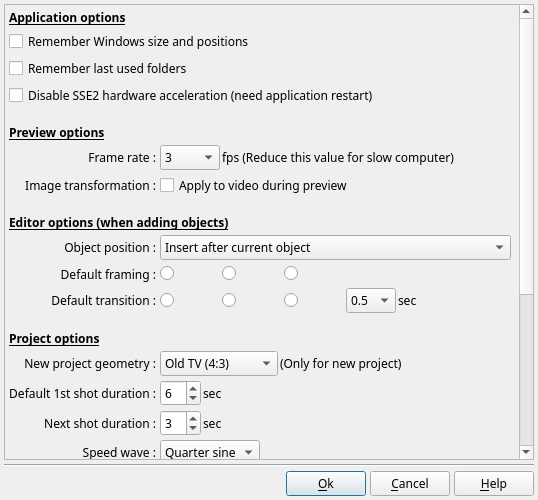
<?xml version="1.0" encoding="UTF-8"?>
<ui version="4.0">
 <class>DlgApplicationSettings</class>
 <widget class="QDialog" name="DlgApplicationSettings">
  <property name="geometry">
   <rect>
    <x>0</x>
    <y>0</y>
    <width>538</width>
    <height>500</height>
   </rect>
  </property>
  <property name="sizePolicy">
   <sizepolicy hsizetype="Preferred" vsizetype="Preferred">
    <horstretch>0</horstretch>
    <verstretch>0</verstretch>
   </sizepolicy>
  </property>
  <property name="minimumSize">
   <size>
    <width>500</width>
    <height>500</height>
   </size>
  </property>
  <property name="font">
   <font>
    <family>Sans Serif</family>
    <pointsize>9</pointsize>
   </font>
  </property>
  <property name="windowTitle">
   <string>Application settings</string>
  </property>
  <property name="modal">
   <bool>true</bool>
  </property>
  <layout class="QVBoxLayout" name="verticalLayout">
   <property name="spacing">
    <number>4</number>
   </property>
   <property name="sizeConstraint">
    <enum>QLayout::SetDefaultConstraint</enum>
   </property>
   <property name="margin">
    <number>4</number>
   </property>
   <item>
    <widget class="QScrollArea" name="scrollArea">
     <property name="frameShape">
      <enum>QFrame::StyledPanel</enum>
     </property>
     <property name="widgetResizable">
      <bool>true</bool>
     </property>
     <widget class="QWidget" name="scrollAreaWidgetContents">
      <property name="geometry">
       <rect>
        <x>0</x>
        <y>0</y>
        <width>512</width>
        <height>708</height>
       </rect>
      </property>
      <layout class="QGridLayout" name="gridLayout_2">
       <property name="margin">
        <number>4</number>
       </property>
       <property name="spacing">
        <number>4</number>
       </property>
       <item row="0" column="0" colspan="3">
        <widget class="QLabel" name="label_3">
         <property name="font">
          <font>
           <weight>75</weight>
           <bold>true</bold>
           <underline>true</underline>
          </font>
         </property>
         <property name="text">
          <string>Application options</string>
         </property>
        </widget>
       </item>
       <item row="1" column="0" colspan="2">
        <widget class="QCheckBox" name="RestoreWindowCH">
         <property name="text">
          <string>Remember Windows size and positions</string>
         </property>
        </widget>
       </item>
       <item row="2" column="0" colspan="2">
        <widget class="QCheckBox" name="RememberLastDirectoriesCH">
         <property name="text">
          <string>Remember last used folders</string>
         </property>
        </widget>
       </item>
       <item row="9" column="0">
        <widget class="QLabel" name="label_2">
         <property name="text">
          <string>Object position :</string>
         </property>
         <property name="alignment">
          <set>Qt::AlignRight|Qt::AlignTrailing|Qt::AlignVCenter</set>
         </property>
         <property name="buddy">
          <cstring>AppendObjectCB</cstring>
         </property>
        </widget>
       </item>
       <item row="10" column="0">
        <widget class="QLabel" name="label_7">
         <property name="text">
          <string>Default framing :</string>
         </property>
         <property name="alignment">
          <set>Qt::AlignRight|Qt::AlignTrailing|Qt::AlignVCenter</set>
         </property>
        </widget>
       </item>
       <item row="32" column="0">
        <spacer name="verticalSpacer">
         <property name="orientation">
          <enum>Qt::Vertical</enum>
         </property>
         <property name="sizeHint" stdset="0">
          <size>
           <width>20</width>
           <height>40</height>
          </size>
         </property>
        </spacer>
       </item>
       <item row="14" column="0" colspan="3">
        <widget class="QLabel" name="label_8">
         <property name="sizePolicy">
          <sizepolicy hsizetype="Preferred" vsizetype="Fixed">
           <horstretch>0</horstretch>
           <verstretch>0</verstretch>
          </sizepolicy>
         </property>
         <property name="minimumSize">
          <size>
           <width>0</width>
           <height>30</height>
          </size>
         </property>
         <property name="font">
          <font>
           <weight>75</weight>
           <bold>true</bold>
           <underline>true</underline>
          </font>
         </property>
         <property name="text">
          <string>Project options</string>
         </property>
         <property name="alignment">
          <set>Qt::AlignBottom|Qt::AlignLeading|Qt::AlignLeft</set>
         </property>
        </widget>
       </item>
       <item row="18" column="0">
        <widget class="QLabel" name="label_11">
         <property name="text">
          <string>Default 1st shot duration :</string>
         </property>
         <property name="alignment">
          <set>Qt::AlignRight|Qt::AlignTrailing|Qt::AlignVCenter</set>
         </property>
         <property name="buddy">
          <cstring>NoShotED</cstring>
         </property>
        </widget>
       </item>
       <item row="19" column="0">
        <widget class="QLabel" name="label_13">
         <property name="text">
          <string>Next shot duration :</string>
         </property>
         <property name="alignment">
          <set>Qt::AlignRight|Qt::AlignTrailing|Qt::AlignVCenter</set>
         </property>
         <property name="buddy">
          <cstring>StaticShotED</cstring>
         </property>
        </widget>
       </item>
       <item row="20" column="0">
        <widget class="QLabel" name="label_17">
         <property name="text">
          <string>Speed wave :</string>
         </property>
         <property name="alignment">
          <set>Qt::AlignRight|Qt::AlignTrailing|Qt::AlignVCenter</set>
         </property>
         <property name="buddy">
          <cstring>SpeedWaveCombo</cstring>
         </property>
        </widget>
       </item>
       <item row="21" column="0" colspan="3">
        <widget class="QLabel" name="label_10">
         <property name="minimumSize">
          <size>
           <width>0</width>
           <height>30</height>
          </size>
         </property>
         <property name="font">
          <font>
           <weight>75</weight>
           <bold>true</bold>
          </font>
         </property>
         <property name="text">
          <string>Default rendering options</string>
         </property>
        </widget>
       </item>
       <item row="23" column="0">
        <widget class="QLabel" name="label_20">
         <property name="text">
          <string>Video standard :</string>
         </property>
         <property name="alignment">
          <set>Qt::AlignRight|Qt::AlignTrailing|Qt::AlignVCenter</set>
         </property>
         <property name="buddy">
          <cstring>StandardCombo</cstring>
         </property>
        </widget>
       </item>
       <item row="15" column="0">
        <widget class="QLabel" name="label_18">
         <property name="text">
          <string>New project geometry :</string>
         </property>
         <property name="alignment">
          <set>Qt::AlignRight|Qt::AlignTrailing|Qt::AlignVCenter</set>
         </property>
         <property name="buddy">
          <cstring>GeometryCombo</cstring>
         </property>
        </widget>
       </item>
       <item row="27" column="0">
        <widget class="QLabel" name="label_9">
         <property name="text">
          <string>Video codec :</string>
         </property>
         <property name="alignment">
          <set>Qt::AlignRight|Qt::AlignTrailing|Qt::AlignVCenter</set>
         </property>
         <property name="buddy">
          <cstring>VideoFormatCB</cstring>
         </property>
        </widget>
       </item>
       <item row="22" column="0">
        <widget class="QLabel" name="label_24">
         <property name="text">
          <string>File format :</string>
         </property>
         <property name="alignment">
          <set>Qt::AlignRight|Qt::AlignTrailing|Qt::AlignVCenter</set>
         </property>
         <property name="buddy">
          <cstring>FileFormatCB</cstring>
         </property>
        </widget>
       </item>
       <item row="11" column="0">
        <widget class="QLabel" name="label_25">
         <property name="text">
          <string>Default transition :</string>
         </property>
         <property name="alignment">
          <set>Qt::AlignRight|Qt::AlignTrailing|Qt::AlignVCenter</set>
         </property>
        </widget>
       </item>
       <item row="9" column="1">
        <widget class="QComboBox" name="AppendObjectCB">
         <item>
          <property name="text">
           <string>Insert after current object</string>
          </property>
         </item>
         <item>
          <property name="text">
           <string>Append at project end</string>
          </property>
         </item>
        </widget>
       </item>
       <item row="10" column="1">
        <layout class="QHBoxLayout" name="horizontalLayout">
         <property name="spacing">
          <number>2</number>
         </property>
         <property name="margin">
          <number>0</number>
         </property>
         <item>
          <widget class="QRadioButton" name="FramingWidth">
           <property name="minimumSize">
            <size>
             <width>60</width>
             <height>0</height>
            </size>
           </property>
           <property name="text">
            <string notr="true"/>
           </property>
           <property name="icon">
            <iconset>
             <normaloff>icons/AdjustW.png</normaloff>icons/AdjustW.png</iconset>
           </property>
           <attribute name="buttonGroup">
            <string>FramingButtons</string>
           </attribute>
          </widget>
         </item>
         <item>
          <widget class="QRadioButton" name="FramingHeight">
           <property name="minimumSize">
            <size>
             <width>60</width>
             <height>0</height>
            </size>
           </property>
           <property name="text">
            <string notr="true"/>
           </property>
           <property name="icon">
            <iconset>
             <normaloff>icons/AdjustH.png</normaloff>icons/AdjustH.png</iconset>
           </property>
           <attribute name="buttonGroup">
            <string>FramingButtons</string>
           </attribute>
          </widget>
         </item>
         <item>
          <widget class="QRadioButton" name="FramingFull">
           <property name="minimumSize">
            <size>
             <width>60</width>
             <height>0</height>
            </size>
           </property>
           <property name="text">
            <string notr="true"/>
           </property>
           <property name="icon">
            <iconset>
             <normaloff>icons/AdjustWH.png</normaloff>icons/AdjustWH.png</iconset>
           </property>
           <attribute name="buttonGroup">
            <string>FramingButtons</string>
           </attribute>
          </widget>
         </item>
         <item>
          <spacer name="horizontalSpacer_2">
           <property name="orientation">
            <enum>Qt::Horizontal</enum>
           </property>
           <property name="sizeHint" stdset="0">
            <size>
             <width>40</width>
             <height>20</height>
            </size>
           </property>
          </spacer>
         </item>
        </layout>
       </item>
       <item row="11" column="1">
        <layout class="QHBoxLayout" name="horizontalLayout_13">
         <property name="spacing">
          <number>2</number>
         </property>
         <property name="margin">
          <number>0</number>
         </property>
         <item>
          <widget class="QRadioButton" name="RandomTransitionRD">
           <property name="minimumSize">
            <size>
             <width>60</width>
             <height>0</height>
            </size>
           </property>
           <property name="text">
            <string notr="true"/>
           </property>
           <property name="icon">
            <iconset>
             <normaloff>icons/random.png</normaloff>icons/random.png</iconset>
           </property>
           <attribute name="buttonGroup">
            <string>TransitionButtons</string>
           </attribute>
          </widget>
         </item>
         <item>
          <widget class="QRadioButton" name="NoTransitionRD">
           <property name="minimumSize">
            <size>
             <width>60</width>
             <height>0</height>
            </size>
           </property>
           <property name="text">
            <string notr="true"/>
           </property>
           <property name="icon">
            <iconset>
             <normaloff>transitions-icons/tr-00-00.png</normaloff>transitions-icons/tr-00-00.png</iconset>
           </property>
           <attribute name="buttonGroup">
            <string>TransitionButtons</string>
           </attribute>
          </widget>
         </item>
         <item>
          <widget class="QRadioButton" name="BasicTransitionRD">
           <property name="minimumSize">
            <size>
             <width>60</width>
             <height>0</height>
            </size>
           </property>
           <property name="text">
            <string notr="true"/>
           </property>
           <property name="icon">
            <iconset>
             <normaloff>transitions-icons/tr-00-01.png</normaloff>transitions-icons/tr-00-01.png</iconset>
           </property>
           <attribute name="buttonGroup">
            <string>TransitionButtons</string>
           </attribute>
          </widget>
         </item>
         <item>
          <widget class="QComboBox" name="TransitionDurationCB">
           <property name="sizePolicy">
            <sizepolicy hsizetype="Fixed" vsizetype="Fixed">
             <horstretch>0</horstretch>
             <verstretch>0</verstretch>
            </sizepolicy>
           </property>
           <property name="minimumSize">
            <size>
             <width>50</width>
             <height>0</height>
            </size>
           </property>
           <property name="maximumSize">
            <size>
             <width>50</width>
             <height>16777215</height>
            </size>
           </property>
           <item>
            <property name="text">
             <string notr="true">0.5</string>
            </property>
           </item>
           <item>
            <property name="text">
             <string notr="true">1</string>
            </property>
           </item>
           <item>
            <property name="text">
             <string notr="true">2</string>
            </property>
           </item>
           <item>
            <property name="text">
             <string notr="true">3</string>
            </property>
           </item>
           <item>
            <property name="text">
             <string notr="true">4</string>
            </property>
           </item>
          </widget>
         </item>
         <item>
          <widget class="QLabel" name="label_27">
           <property name="text">
            <string>sec</string>
           </property>
          </widget>
         </item>
         <item>
          <spacer name="horizontalSpacer_4">
           <property name="orientation">
            <enum>Qt::Horizontal</enum>
           </property>
           <property name="sizeHint" stdset="0">
            <size>
             <width>40</width>
             <height>20</height>
            </size>
           </property>
          </spacer>
         </item>
        </layout>
       </item>
       <item row="15" column="1">
        <layout class="QHBoxLayout" name="horizontalLayout_5">
         <property name="spacing">
          <number>2</number>
         </property>
         <item>
          <widget class="QComboBox" name="GeometryCombo">
           <property name="currentIndex">
            <number>0</number>
           </property>
           <item>
            <property name="text">
             <string>Old TV (4:3)</string>
            </property>
           </item>
           <item>
            <property name="text">
             <string>TV Wide (16:9)</string>
            </property>
           </item>
           <item>
            <property name="text">
             <string>Cinema (2.35:1)</string>
            </property>
           </item>
          </widget>
         </item>
         <item>
          <widget class="QLabel" name="label_15">
           <property name="text">
            <string>(Only for new project)</string>
           </property>
          </widget>
         </item>
         <item>
          <spacer name="horizontalSpacer_3">
           <property name="orientation">
            <enum>Qt::Horizontal</enum>
           </property>
           <property name="sizeHint" stdset="0">
            <size>
             <width>0</width>
             <height>20</height>
            </size>
           </property>
          </spacer>
         </item>
        </layout>
       </item>
       <item row="18" column="1">
        <layout class="QHBoxLayout" name="horizontalLayout_7">
         <property name="spacing">
          <number>2</number>
         </property>
         <item>
          <widget class="QSpinBox" name="NoShotED">
           <property name="value">
            <number>6</number>
           </property>
          </widget>
         </item>
         <item>
          <widget class="QLabel" name="label_12">
           <property name="text">
            <string>sec</string>
           </property>
          </widget>
         </item>
         <item>
          <spacer name="horizontalSpacer_5">
           <property name="orientation">
            <enum>Qt::Horizontal</enum>
           </property>
           <property name="sizeHint" stdset="0">
            <size>
             <width>0</width>
             <height>20</height>
            </size>
           </property>
          </spacer>
         </item>
        </layout>
       </item>
       <item row="19" column="1">
        <layout class="QHBoxLayout" name="horizontalLayout_8">
         <property name="spacing">
          <number>2</number>
         </property>
         <item>
          <widget class="QSpinBox" name="StaticShotED">
           <property name="value">
            <number>3</number>
           </property>
          </widget>
         </item>
         <item>
          <widget class="QLabel" name="label_14">
           <property name="text">
            <string>sec</string>
           </property>
          </widget>
         </item>
         <item>
          <spacer name="horizontalSpacer_6">
           <property name="orientation">
            <enum>Qt::Horizontal</enum>
           </property>
           <property name="sizeHint" stdset="0">
            <size>
             <width>0</width>
             <height>20</height>
            </size>
           </property>
          </spacer>
         </item>
        </layout>
       </item>
       <item row="20" column="1">
        <layout class="QHBoxLayout" name="horizontalLayout_10">
         <property name="spacing">
          <number>2</number>
         </property>
         <item>
          <widget class="QComboBox" name="SpeedWaveCombo">
           <property name="currentIndex">
            <number>1</number>
           </property>
           <item>
            <property name="text">
             <string>Linear</string>
            </property>
           </item>
           <item>
            <property name="text">
             <string>Quarter sine</string>
            </property>
           </item>
          </widget>
         </item>
         <item>
          <spacer name="horizontalSpacer_8">
           <property name="orientation">
            <enum>Qt::Horizontal</enum>
           </property>
           <property name="sizeHint" stdset="0">
            <size>
             <width>0</width>
             <height>20</height>
            </size>
           </property>
          </spacer>
         </item>
        </layout>
       </item>
       <item row="22" column="1">
        <widget class="QComboBox" name="FileFormatCB">
         <property name="sizePolicy">
          <sizepolicy hsizetype="Preferred" vsizetype="Fixed">
           <horstretch>0</horstretch>
           <verstretch>0</verstretch>
          </sizepolicy>
         </property>
        </widget>
       </item>
       <item row="24" column="0">
        <widget class="QLabel" name="label_19">
         <property name="sizePolicy">
          <sizepolicy hsizetype="Preferred" vsizetype="Preferred">
           <horstretch>0</horstretch>
           <verstretch>0</verstretch>
          </sizepolicy>
         </property>
         <property name="text">
          <string>Format :</string>
         </property>
         <property name="alignment">
          <set>Qt::AlignRight|Qt::AlignTrailing|Qt::AlignVCenter</set>
         </property>
         <property name="buddy">
          <cstring>SizeCombo</cstring>
         </property>
        </widget>
       </item>
       <item row="24" column="1">
        <widget class="QComboBox" name="SizeCombo">
         <property name="minimumSize">
          <size>
           <width>70</width>
           <height>0</height>
          </size>
         </property>
         <property name="maximumSize">
          <size>
           <width>70</width>
           <height>16777215</height>
          </size>
         </property>
         <property name="currentIndex">
          <number>0</number>
         </property>
         <item>
          <property name="text">
           <string notr="true">VGA</string>
          </property>
         </item>
         <item>
          <property name="text">
           <string notr="true">DVD</string>
          </property>
         </item>
         <item>
          <property name="text">
           <string notr="true">720p</string>
          </property>
         </item>
         <item>
          <property name="text">
           <string notr="true">1080p</string>
          </property>
         </item>
        </widget>
       </item>
       <item row="23" column="1">
        <widget class="QComboBox" name="StandardCombo">
         <item>
          <property name="text">
           <string>PAL</string>
          </property>
         </item>
         <item>
          <property name="text">
           <string>NTSC</string>
          </property>
         </item>
        </widget>
       </item>
       <item row="28" column="0">
        <widget class="QLabel" name="label_21">
         <property name="sizePolicy">
          <sizepolicy hsizetype="Preferred" vsizetype="Preferred">
           <horstretch>0</horstretch>
           <verstretch>0</verstretch>
          </sizepolicy>
         </property>
         <property name="text">
          <string>Bit rate :</string>
         </property>
         <property name="alignment">
          <set>Qt::AlignRight|Qt::AlignTrailing|Qt::AlignVCenter</set>
         </property>
         <property name="buddy">
          <cstring>VideoBitRateCB</cstring>
         </property>
        </widget>
       </item>
       <item row="28" column="1">
        <widget class="QComboBox" name="VideoBitRateCB">
         <property name="minimumSize">
          <size>
           <width>70</width>
           <height>0</height>
          </size>
         </property>
         <property name="maximumSize">
          <size>
           <width>70</width>
           <height>16777215</height>
          </size>
         </property>
        </widget>
       </item>
       <item row="27" column="1">
        <widget class="QComboBox" name="VideoFormatCB"/>
       </item>
       <item row="29" column="1">
        <widget class="QComboBox" name="AudioFormatCB"/>
       </item>
       <item row="29" column="0">
        <widget class="QLabel" name="label_22">
         <property name="text">
          <string>Audio codec :</string>
         </property>
         <property name="alignment">
          <set>Qt::AlignRight|Qt::AlignTrailing|Qt::AlignVCenter</set>
         </property>
         <property name="buddy">
          <cstring>AudioFormatCB</cstring>
         </property>
        </widget>
       </item>
       <item row="31" column="0">
        <widget class="QLabel" name="label_23">
         <property name="sizePolicy">
          <sizepolicy hsizetype="Preferred" vsizetype="Preferred">
           <horstretch>0</horstretch>
           <verstretch>0</verstretch>
          </sizepolicy>
         </property>
         <property name="text">
          <string>Bit rate :</string>
         </property>
         <property name="alignment">
          <set>Qt::AlignRight|Qt::AlignTrailing|Qt::AlignVCenter</set>
         </property>
         <property name="buddy">
          <cstring>AudioBitRateCB</cstring>
         </property>
        </widget>
       </item>
       <item row="31" column="1">
        <widget class="QComboBox" name="AudioBitRateCB">
         <property name="minimumSize">
          <size>
           <width>70</width>
           <height>0</height>
          </size>
         </property>
         <property name="maximumSize">
          <size>
           <width>70</width>
           <height>16777215</height>
          </size>
         </property>
        </widget>
       </item>
       <item row="5" column="0" colspan="3">
        <widget class="QLabel" name="label_4">
         <property name="sizePolicy">
          <sizepolicy hsizetype="Preferred" vsizetype="Fixed">
           <horstretch>0</horstretch>
           <verstretch>0</verstretch>
          </sizepolicy>
         </property>
         <property name="minimumSize">
          <size>
           <width>0</width>
           <height>30</height>
          </size>
         </property>
         <property name="font">
          <font>
           <weight>75</weight>
           <bold>true</bold>
           <underline>true</underline>
          </font>
         </property>
         <property name="text">
          <string>Preview options</string>
         </property>
         <property name="alignment">
          <set>Qt::AlignBottom|Qt::AlignLeading|Qt::AlignLeft</set>
         </property>
        </widget>
       </item>
       <item row="8" column="0" colspan="3">
        <widget class="QLabel" name="label">
         <property name="sizePolicy">
          <sizepolicy hsizetype="Preferred" vsizetype="Fixed">
           <horstretch>0</horstretch>
           <verstretch>0</verstretch>
          </sizepolicy>
         </property>
         <property name="minimumSize">
          <size>
           <width>0</width>
           <height>30</height>
          </size>
         </property>
         <property name="font">
          <font>
           <weight>75</weight>
           <bold>true</bold>
           <underline>true</underline>
          </font>
         </property>
         <property name="text">
          <string>Editor options (when adding objects)</string>
         </property>
         <property name="alignment">
          <set>Qt::AlignBottom|Qt::AlignLeading|Qt::AlignLeft</set>
         </property>
        </widget>
       </item>
       <item row="6" column="0">
        <widget class="QLabel" name="label_5">
         <property name="text">
          <string>Frame rate :</string>
         </property>
         <property name="alignment">
          <set>Qt::AlignRight|Qt::AlignTrailing|Qt::AlignVCenter</set>
         </property>
         <property name="buddy">
          <cstring>PreviewFrameRateCB</cstring>
         </property>
        </widget>
       </item>
       <item row="6" column="1">
        <layout class="QHBoxLayout" name="horizontalLayout_4">
         <property name="spacing">
          <number>2</number>
         </property>
         <item>
          <widget class="QComboBox" name="PreviewFrameRateCB">
           <item>
            <property name="text">
             <string notr="true">3</string>
            </property>
           </item>
           <item>
            <property name="text">
             <string notr="true">6.25</string>
            </property>
           </item>
           <item>
            <property name="text">
             <string notr="true">10</string>
            </property>
           </item>
           <item>
            <property name="text">
             <string notr="true">12.5</string>
            </property>
           </item>
           <item>
            <property name="text">
             <string notr="true">18.75</string>
            </property>
           </item>
          </widget>
         </item>
         <item>
          <widget class="QLabel" name="label_6">
           <property name="sizePolicy">
            <sizepolicy hsizetype="Expanding" vsizetype="Preferred">
             <horstretch>0</horstretch>
             <verstretch>0</verstretch>
            </sizepolicy>
           </property>
           <property name="text">
            <string>fps (Reduce this value for slow computer)</string>
           </property>
          </widget>
         </item>
        </layout>
       </item>
       <item row="3" column="0" colspan="3">
        <widget class="QCheckBox" name="DisableSSE2CB">
         <property name="text">
          <string>Disable SSE2 hardware acceleration (need application restart)</string>
         </property>
        </widget>
       </item>
       <item row="7" column="0">
        <widget class="QLabel" name="label_16">
         <property name="text">
          <string>Image transformation :</string>
         </property>
         <property name="alignment">
          <set>Qt::AlignRight|Qt::AlignTrailing|Qt::AlignVCenter</set>
         </property>
        </widget>
       </item>
       <item row="7" column="1">
        <widget class="QCheckBox" name="ApplyTransfoDuringPreviewCB">
         <property name="text">
          <string>Apply to video during preview</string>
         </property>
        </widget>
       </item>
      </layout>
     </widget>
    </widget>
   </item>
   <item>
    <widget class="Line" name="line">
     <property name="orientation">
      <enum>Qt::Horizontal</enum>
     </property>
    </widget>
   </item>
   <item>
    <layout class="QHBoxLayout" name="horizontalLayout_2">
     <property name="spacing">
      <number>4</number>
     </property>
     <item>
      <spacer name="horizontalSpacer">
       <property name="orientation">
        <enum>Qt::Horizontal</enum>
       </property>
       <property name="sizeHint" stdset="0">
        <size>
         <width>40</width>
         <height>20</height>
        </size>
       </property>
      </spacer>
     </item>
     <item>
      <widget class="QPushButton" name="OkBt">
       <property name="text">
        <string>&amp;Ok</string>
       </property>
       <property name="icon">
        <iconset>
         <normaloff>icons/action_ok.png</normaloff>icons/action_ok.png</iconset>
       </property>
      </widget>
     </item>
     <item>
      <widget class="QPushButton" name="CancelBt">
       <property name="text">
        <string>&amp;Cancel</string>
       </property>
       <property name="icon">
        <iconset>
         <normaloff>icons/action_cancel.png</normaloff>icons/action_cancel.png</iconset>
       </property>
      </widget>
     </item>
     <item>
      <widget class="QPushButton" name="HelpBT">
       <property name="text">
        <string>&amp;Help</string>
       </property>
       <property name="icon">
        <iconset>
         <normaloff>icons/help.png</normaloff>icons/help.png</iconset>
       </property>
      </widget>
     </item>
    </layout>
   </item>
  </layout>
 </widget>
 <tabstops>
  <tabstop>RememberLastDirectoriesCH</tabstop>
  <tabstop>scrollArea</tabstop>
  <tabstop>FramingWidth</tabstop>
  <tabstop>FramingHeight</tabstop>
  <tabstop>FramingFull</tabstop>
  <tabstop>RandomTransitionRD</tabstop>
  <tabstop>NoTransitionRD</tabstop>
  <tabstop>BasicTransitionRD</tabstop>
  <tabstop>PreviewFrameRateCB</tabstop>
  <tabstop>GeometryCombo</tabstop>
  <tabstop>NoShotED</tabstop>
  <tabstop>StaticShotED</tabstop>
  <tabstop>SpeedWaveCombo</tabstop>
  <tabstop>OkBt</tabstop>
  <tabstop>CancelBt</tabstop>
  <tabstop>RestoreWindowCH</tabstop>
 </tabstops>
 <resources/>
 <connections/>
 <buttongroups>
  <buttongroup name="FramingButtons"/>
  <buttongroup name="TransitionButtons"/>
 </buttongroups>
</ui>
